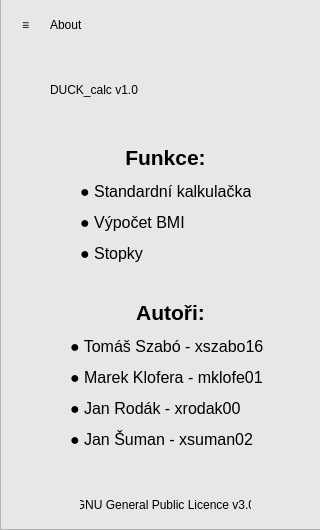
<?xml version="1.0" encoding="UTF-8"?>
<ui version="4.0">
 <class>calc_main</class>
 <widget class="QWidget" name="calc_main">
  <property name="geometry">
   <rect>
    <x>0</x>
    <y>0</y>
    <width>320</width>
    <height>530</height>
   </rect>
  </property>
  <property name="windowTitle">
   <string>calc_main</string>
  </property>
  <property name="styleSheet">
   <string notr="true">border-color: rgb(0, 0, 0);
background-color: rgb(167, 167, 167);</string>
  </property>
  <widget class="QFrame" name="frame">
   <property name="geometry">
    <rect>
     <x>0</x>
     <y>-1</y>
     <width>321</width>
     <height>531</height>
    </rect>
   </property>
   <property name="styleSheet">
    <string notr="true">background-color: rgb(231, 231, 231);</string>
   </property>
   <property name="frameShape">
    <enum>QFrame::StyledPanel</enum>
   </property>
   <property name="frameShadow">
    <enum>QFrame::Raised</enum>
   </property>
   <widget class="QToolButton" name="toolButton">
    <property name="geometry">
     <rect>
      <x>10</x>
      <y>10</y>
      <width>31</width>
      <height>31</height>
     </rect>
    </property>
    <property name="styleSheet">
     <string notr="true">font: 14pt &quot;MS Shell Dlg 2&quot;;
background-color: rgb(231, 231, 231);
border: none;</string>
    </property>
    <property name="text">
     <string>≡</string>
    </property>
   </widget>
   <widget class="QLabel" name="mod">
    <property name="geometry">
     <rect>
      <x>50</x>
      <y>11</y>
      <width>150</width>
      <height>30</height>
     </rect>
    </property>
    <property name="styleSheet">
     <string notr="true">font: 14pt &quot;MS Shell Dlg 2&quot;;</string>
    </property>
    <property name="text">
     <string>About</string>
    </property>
   </widget>
   <widget class="QLabel" name="label">
    <property name="geometry">
     <rect>
      <x>50</x>
      <y>60</y>
      <width>231</width>
      <height>61</height>
     </rect>
    </property>
    <property name="styleSheet">
     <string notr="true">font: 25pt &quot;MS Shell Dlg 2&quot;;</string>
    </property>
    <property name="text">
     <string>DUCK_calc v1.0</string>
    </property>
   </widget>
   <widget class="QLabel" name="label_2">
    <property name="geometry">
     <rect>
      <x>80</x>
      <y>140</y>
      <width>171</width>
      <height>131</height>
     </rect>
    </property>
    <property name="frameShape">
     <enum>QFrame::NoFrame</enum>
    </property>
    <property name="text">
     <string>&lt;html&gt;&lt;head/&gt;&lt;body&gt;&lt;p align=&quot;center&quot;&gt;&lt;span style=&quot; font-size:16pt; font-weight:600;&quot;&gt;Funkce:&lt;/span&gt;&lt;/p&gt;&lt;p&gt;&lt;span style=&quot; font-size:12pt;&quot;&gt;● Standardní kalkulačka&lt;/span&gt;&lt;/p&gt;&lt;p&gt;&lt;span style=&quot; font-size:12pt;&quot;&gt;● Výpočet BMI&lt;/span&gt;&lt;/p&gt;&lt;p&gt;&lt;span style=&quot; font-size:12pt;&quot;&gt;● Stopky&lt;/span&gt;&lt;/p&gt;&lt;/body&gt;&lt;/html&gt;</string>
    </property>
   </widget>
   <widget class="QLabel" name="label_3">
    <property name="geometry">
     <rect>
      <x>70</x>
      <y>300</y>
      <width>201</width>
      <height>151</height>
     </rect>
    </property>
    <property name="frameShape">
     <enum>QFrame::NoFrame</enum>
    </property>
    <property name="text">
     <string>&lt;html&gt;&lt;head/&gt;&lt;body&gt;&lt;p align=&quot;center&quot;&gt;&lt;span style=&quot; font-size:16pt; font-weight:600;&quot;&gt;Autoři:&lt;/span&gt;&lt;/p&gt;&lt;p align=&quot;justify&quot;&gt;&lt;span style=&quot; font-size:12pt;&quot;&gt;● Tomáš Szabó - xszabo16&lt;/span&gt;&lt;/p&gt;&lt;p align=&quot;justify&quot;&gt;&lt;span style=&quot; font-size:12pt;&quot;&gt;● Marek Klofera - mklofe01&lt;/span&gt;&lt;/p&gt;&lt;p align=&quot;justify&quot;&gt;&lt;span style=&quot; font-size:12pt;&quot;&gt;● Jan Rodák - xrodak00&lt;/span&gt;&lt;/p&gt;&lt;p align=&quot;justify&quot;&gt;&lt;span style=&quot; font-size:12pt;&quot;&gt;● Jan Šuman - xsuman02&lt;/span&gt;&lt;/p&gt;&lt;/body&gt;&lt;/html&gt;</string>
    </property>
   </widget>
   <widget class="QLabel" name="label_4">
    <property name="geometry">
     <rect>
      <x>80</x>
      <y>490</y>
      <width>171</width>
      <height>31</height>
     </rect>
    </property>
    <property name="text">
     <string>GNU General Public Licence v3.0</string>
    </property>
    <property name="alignment">
     <set>Qt::AlignCenter</set>
    </property>
   </widget>
  </widget>
 </widget>
 <resources/>
 <connections/>
</ui>
